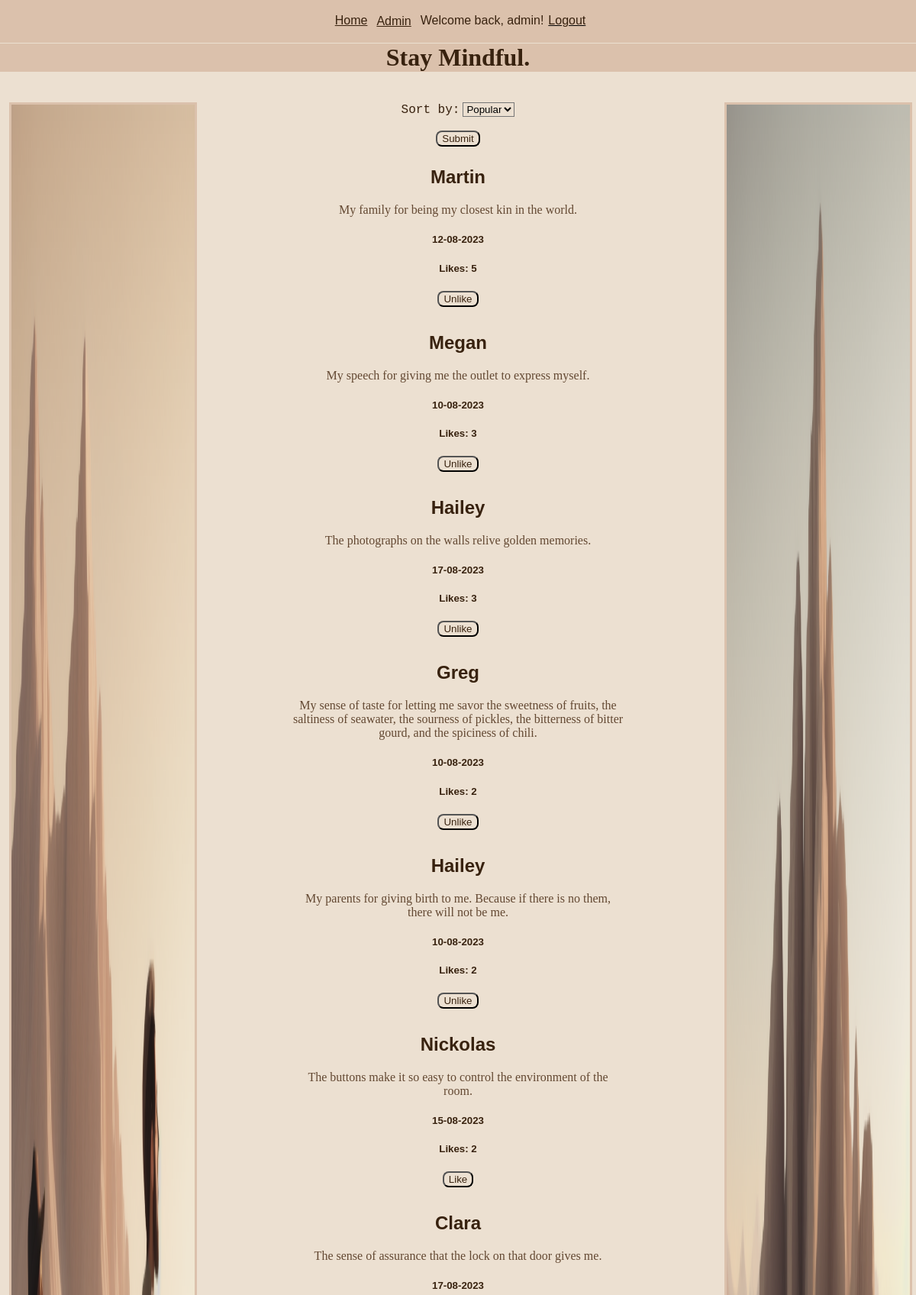
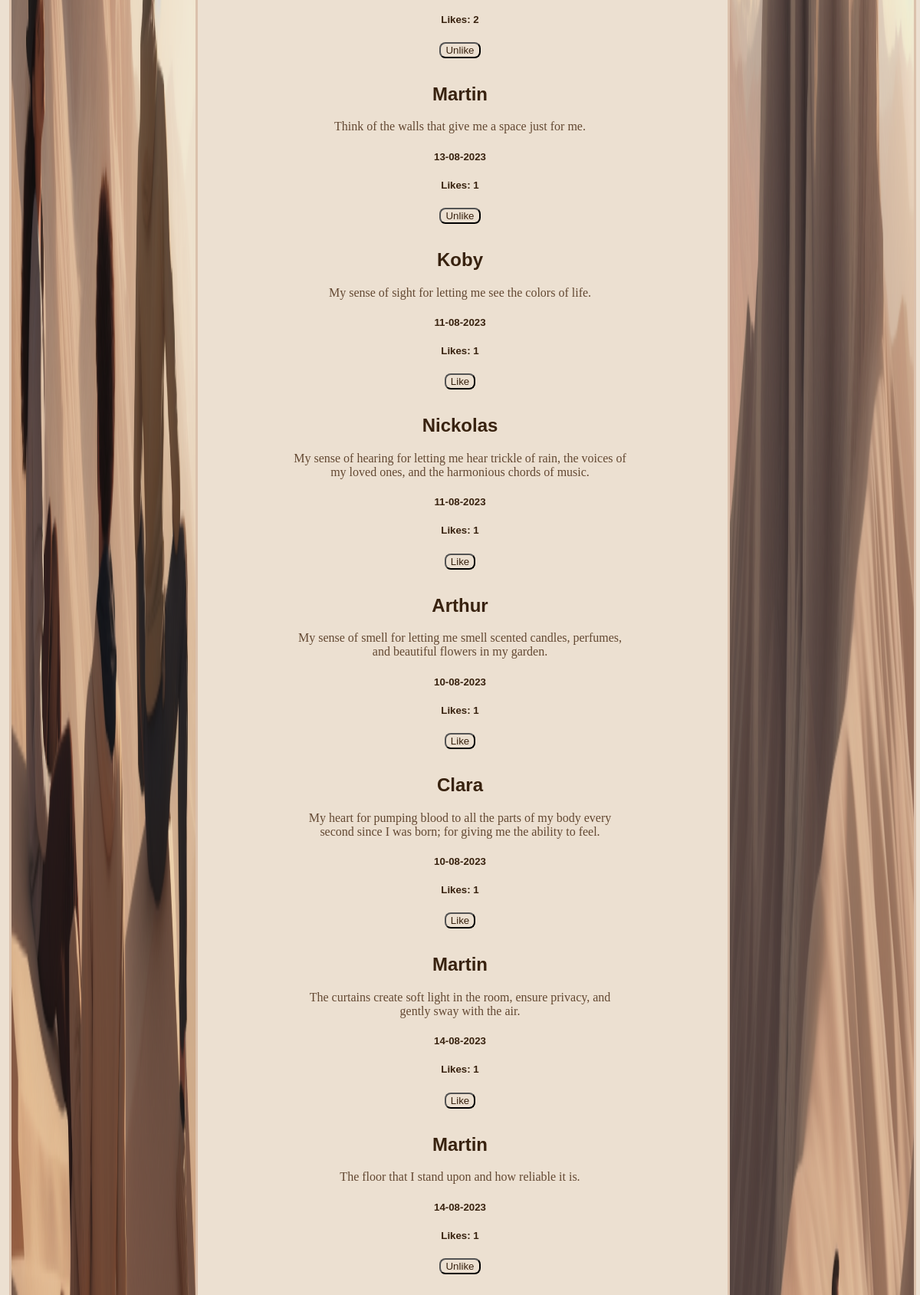
The page /public_posts (signed in, upper part) on the database its author committed (2 pictures, top to bottom).
### tables this page shows
CREATE TABLE User (id INTEGER PRIMARY KEY, username TEXT, password TEXT);

CREATE TABLE Gratitude_idea (id INTEGER PRIMARY KEY, date TEXT, username TEXT, content TEXT, like_count INTEGER DEFAULT (0), is_public INTEGER);

### routes.py (the view, shortened to what this page needs)
@app.route('/public_posts', methods=['GET', 'POST'])
def public_posts():
    global sort
    if 'username' in session:
        user_id = db_query("SELECT id FROM User WHERE username = ?", True,
                           False, (session['username'],))
        if request.method == "GET":
            if sort == 'popular':
                idea_data = db_query('SELECT username, content, date, id,\
                like_count FROM Gratitude_idea WHERE is_public = 1 ORDER BY\
                like_count DESC', False, False, ())
                liked_post = db_query('SELECT post_id FROM Liked_Posts WHERE\
                user = ?', False, False, user_id)
                liked_posts = [item[0] for item in liked_post]
                return render_template("public_posts.html",
                                       idea_data=idea_data,
                                       liked_posts=liked_posts,
                                       user_id=user_id)
        elif request.method == "POST":
            sort = request.form['sort']
            return redirect("public_posts")
        else:
            return redirect("/")
    else:
        flash('First please create an account or login to an existing one.')
        return redirect('loginpage')

### routes.py (called while the page is built)
def db_query(query, is_single, is_insert, data):
    conn = sqlite3.connect("mindful.db")
    try:
        cur = conn.cursor()
        cur.execute(query, data)
        if is_insert:
            conn.commit()
        if is_single:
            result = cur.fetchone()
        else:
            result = cur.fetchall()
        return result
    finally:
        conn.close()

def get_random_image():
    image_folder = os.path.join(app.static_folder, 'images')
    images = os.listdir(image_folder)
    random_image = random.choice(images)
    return f"static/images/{random_image}"

@app.context_processor
def inject_random_image():
    return {'random_image': get_random_image(),
            'random_image1': get_random_image()}

### templates/public_posts.html (shortened to what this page needs)
{% extends 'layout.html' %}
{% block content %}
<form action="/public_posts" method="post">
    <label for="sort">Sort by:</label>
    <select class="input" name="sort" id="sort">
        <option value="popular">Popular</option>
    </select>
    <br><br>
    <input class='button' type="submit" value="Submit">
    </form>
{% for idea_data in idea_data %}
<div>
    <h2>
        {{ idea_data[0] }}
    </h2>
    <p class="p_overflow">
        {{ idea_data[1] }}
    </p>
    <h5>
        {{ idea_data[2] }}
    </h5>
    <h5>
        Likes: {{ idea_data[4] }}
    </h5>
    {% if idea_data[3] in liked_posts %}
    <form action="/like" method="post">
        <input class="button" type="submit" value="Unlike">
    </form>
    {% else %}
    <form action="/like" method="post">
        <input class="button" type="submit" value="Like">
    </form>
    {% endif %}
</div>
{% endfor %}
{% endblock %}

### templates/nav.html (shortened to what this page needs)
<div id="nav">
        <a class="nav_element" href="/">Home</a>
        {% if session.username == "admin" %}
        <form action="/adminlogin" method="post">
                <button class="button" id="admin">Admin</button>
        </form>
        <a id="username_nav" class="nav_element">Welcome back, {{ session.username }}! </a>
                <form action="/logout" method="post">
                        <button class="nav_button" id="logout"><a> Logout</a></button>
                </form>
        {% else %}
        <a class="nav_element" href="/create_account_page">Create an account</a>
        <a class="nav_element" href="/loginpage">Login</a>
        {% endif %}
</div>

### static/styles.css (style rules this page uses)
body { background-color: #ece0d1; margin: auto; text-align: center; min-height: 100vh; }
div { padding-top: 1.5%; padding-bottom: 1.5%; }
.nav_element { padding-left: 0.5%; padding-right: 0.5%; }
#nav { position:fixed; top:0%; width: 100%; background-color: #dbc1ac; display: flex; justify-content: center; }
h2 { font-family: sans-serif; color: #38220f; }
h5 { font-family: sans-serif; color: #38220f; padding-left: 5%; padding-right: 5%; }
p { font-family: cursive; color: #634832; }
.p_overflow { overflow-wrap: break-word; margin: auto; }
a { font-family: sans-serif; color: #38220f; }
label { font-family: monospace; font-size: large; color: #38220f; }
.nav_button { background: none!important; border: none; padding: 0!important; font-size: medium; font-family: sans-serif; text-decoration: underline; cursor: pointer; }
.button { background-color: #ece0d1; color: #38220f; border-radius: 8px; }
.input { background-color: #ece0d1; }
#admin { background-color: #dbc1ac; color: #38220f; border: none; text-decoration: underline; font-family: sans-serif; font-size: medium; }

### rows shown on the page
User: username "admin"
Gratitude_idea: username "Martin", content "My family for being my closest kin in the world.", date "12-08-2023", like_count "5"
Gratitude_idea: username "Megan", content "My speech for giving me the outlet to express myself.", date "10-08-2023", like_count "3"
Gratitude_idea: username "Hailey", content "The photographs on the walls relive golden memories.", date "17-08-2023", like_count "3"
Gratitude_idea: username "Greg", content "My sense of taste for letting me savor the sweetness of fruits, the saltiness of seawater, the sourness of pickles, the bitterness of bitter gourd, and the spiciness of chili.", date "10-08-2023", like_count "2"
Gratitude_idea: username "Hailey", content "My parents for giving birth to me. Because if there is no them, there will not be me.", date "10-08-2023", like_count "2"
Gratitude_idea: username "Nickolas", content "The buttons make it so easy to control the environment of the room.", date "15-08-2023", like_count "2"
Gratitude_idea: username "Clara", content "The sense of assurance that the lock on that door gives me.", date "17-08-2023", like_count "2"
Gratitude_idea: username "Martin", content "Think of the walls that give me a space just for me.", date "13-08-2023", like_count "1"
Gratitude_idea: username "Koby", content "My sense of sight for letting me see the colors of life.", date "11-08-2023", like_count "1"
Gratitude_idea: username "Nickolas", content "My sense of hearing for letting me hear trickle of rain, the voices of my loved ones, and the harmonious chords of music.", date "11-08-2023", like_count "1"
Gratitude_idea: username "Arthur", content "My sense of smell for letting me smell scented candles, perfumes, and beautiful flowers in my garden.", date "10-08-2023", like_count "1"
Gratitude_idea: username "Clara", content "My heart for pumping blood to all the parts of my body every second since I was born; for giving me the ability to feel.", date "10-08-2023", like_count "1"
Gratitude_idea: username "Martin", content "The curtains create soft light in the room, ensure privacy, and gently sway with the air.", date "14-08-2023", like_count "1"
Gratitude_idea: username "Martin", content "The floor that I stand upon and how reliable it is.", date "14-08-2023", like_count "1"
